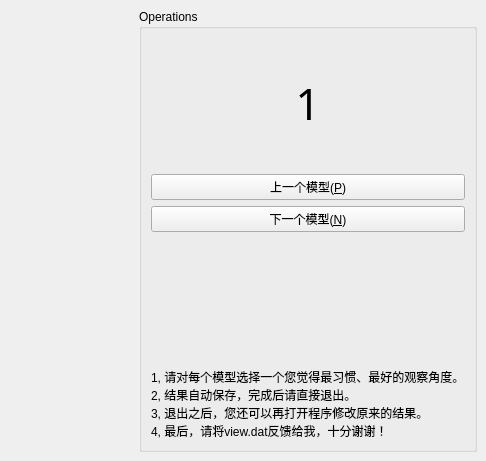
<?xml version="1.0" encoding="UTF-8"?>
<ui version="4.0">
 <class>MainWindow</class>
 <widget class="QMainWindow" name="MainWindow">
  <property name="geometry">
   <rect>
    <x>0</x>
    <y>0</y>
    <width>486</width>
    <height>461</height>
   </rect>
  </property>
  <property name="windowTitle">
   <string>Viewselection Benchmark Human Data</string>
  </property>
  <property name="windowIcon">
   <iconset resource="HumanTest.qrc">
    <normaloff>:/HumanTest.ico</normaloff>:/HumanTest.ico</iconset>
  </property>
  <widget class="QWidget" name="central_widget">
   <layout class="QHBoxLayout">
    <item>
     <layout class="QHBoxLayout" name="certral_layout">
      <item>
       <widget class="QWidget" name="gl_container" native="true">
        <property name="sizePolicy">
         <sizepolicy hsizetype="Preferred" vsizetype="Preferred">
          <horstretch>0</horstretch>
          <verstretch>0</verstretch>
         </sizepolicy>
        </property>
       </widget>
      </item>
      <item>
       <layout class="QGridLayout" name="gridLayout">
        <item row="0" column="0">
         <widget class="QGroupBox" name="groupBox_1">
          <property name="sizePolicy">
           <sizepolicy hsizetype="Fixed" vsizetype="Preferred">
            <horstretch>0</horstretch>
            <verstretch>0</verstretch>
           </sizepolicy>
          </property>
          <property name="minimumSize">
           <size>
            <width>169</width>
            <height>0</height>
           </size>
          </property>
          <property name="title">
           <string>Operations</string>
          </property>
          <layout class="QHBoxLayout" name="horizontalLayout_2">
           <item>
            <layout class="QGridLayout" name="gridLayout_2">
             <item row="1" column="0">
              <widget class="QPushButton" name="btn_previous_model">
               <property name="sizePolicy">
                <sizepolicy hsizetype="Preferred" vsizetype="Preferred">
                 <horstretch>0</horstretch>
                 <verstretch>0</verstretch>
                </sizepolicy>
               </property>
               <property name="text">
                <string>上一个模型(&amp;P)</string>
               </property>
              </widget>
             </item>
             <item row="2" column="0">
              <widget class="QPushButton" name="btn_next_model">
               <property name="sizePolicy">
                <sizepolicy hsizetype="Preferred" vsizetype="Preferred">
                 <horstretch>0</horstretch>
                 <verstretch>0</verstretch>
                </sizepolicy>
               </property>
               <property name="text">
                <string>下一个模型(&amp;N)</string>
               </property>
              </widget>
             </item>
             <item row="3" column="0">
              <spacer name="verticalSpacer_2">
               <property name="orientation">
                <enum>Qt::Vertical</enum>
               </property>
               <property name="sizeHint" stdset="0">
                <size>
                 <width>20</width>
                 <height>40</height>
                </size>
               </property>
              </spacer>
             </item>
             <item row="0" column="0">
              <widget class="QLabel" name="lbl_no">
               <property name="sizePolicy">
                <sizepolicy hsizetype="Expanding" vsizetype="Expanding">
                 <horstretch>0</horstretch>
                 <verstretch>0</verstretch>
                </sizepolicy>
               </property>
               <property name="font">
                <font>
                 <family>黑体</family>
                 <pointsize>32</pointsize>
                </font>
               </property>
               <property name="layoutDirection">
                <enum>Qt::LeftToRight</enum>
               </property>
               <property name="text">
                <string>1</string>
               </property>
               <property name="alignment">
                <set>Qt::AlignCenter</set>
               </property>
              </widget>
             </item>
             <item row="4" column="0" rowspan="2">
              <widget class="QLabel" name="label">
               <property name="text">
                <string>1, 请对每个模型选择一个您觉得最习惯、最好的观察角度。
2, 结果自动保存，完成后请直接退出。
3, 退出之后，您还可以再打开程序修改原来的结果。
4, 最后，请将view.dat反馈给我，十分谢谢！</string>
               </property>
               <property name="wordWrap">
                <bool>true</bool>
               </property>
              </widget>
             </item>
            </layout>
           </item>
          </layout>
         </widget>
        </item>
       </layout>
      </item>
     </layout>
    </item>
   </layout>
  </widget>
  <action name="action_load_model">
   <property name="text">
    <string>装载模型(&amp;L)</string>
   </property>
   <property name="shortcut">
    <string>Ctrl+O</string>
   </property>
  </action>
  <action name="action_exit">
   <property name="text">
    <string>退出(&amp;E)</string>
   </property>
   <property name="shortcut">
    <string>Esc</string>
   </property>
  </action>
  <action name="action_save_result">
   <property name="text">
    <string>保存结果</string>
   </property>
   <property name="shortcut">
    <string>Ctrl+S</string>
   </property>
  </action>
  <action name="actionA">
   <property name="text">
    <string>a</string>
   </property>
  </action>
 </widget>
 <resources>
  <include location="HumanTest.qrc"/>
 </resources>
 <connections/>
</ui>
